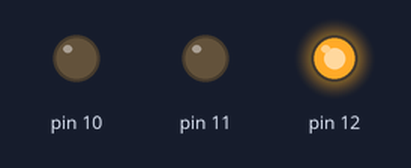
This sketch was run on a simulated Arduino Uno, built with avr-gcc and run on an emulated ATmega328P. Parts: output pins drawn as LEDs (lit = HIGH).

Above: at 0.5 s.
At 1.5 s:
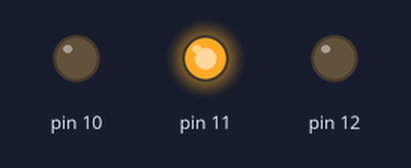
At 5.5 s:
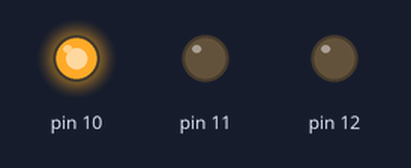
Timing chart, 0 to 6.9 s (numbered marks = the images above):
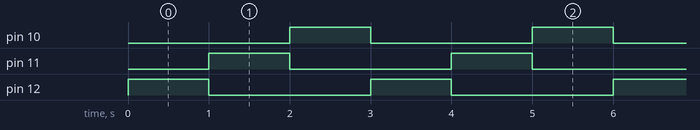

The sketch:

multiledblink.ino
```cpp
void setup() {
//multiple led blink one by one

int i;
   for(i=0; i<3; i++)
   {
     pinMode( (12-i), OUTPUT);
   }

}

void loop() {
  // put your main code here, to run repeatedly:

  int i;
   for(i=0; i<3; i++)
   {
    digitalWrite((12-i),HIGH);
    delay(1000);
    digitalWrite( (12-i),LOW);


   }

}
```

Measured:
- by itself, pin 10–12: alternates HIGH for 1.0 s and LOW for 2.0 s
- by itself, everything shown: repeats every 3.0 s, in 4 steps
